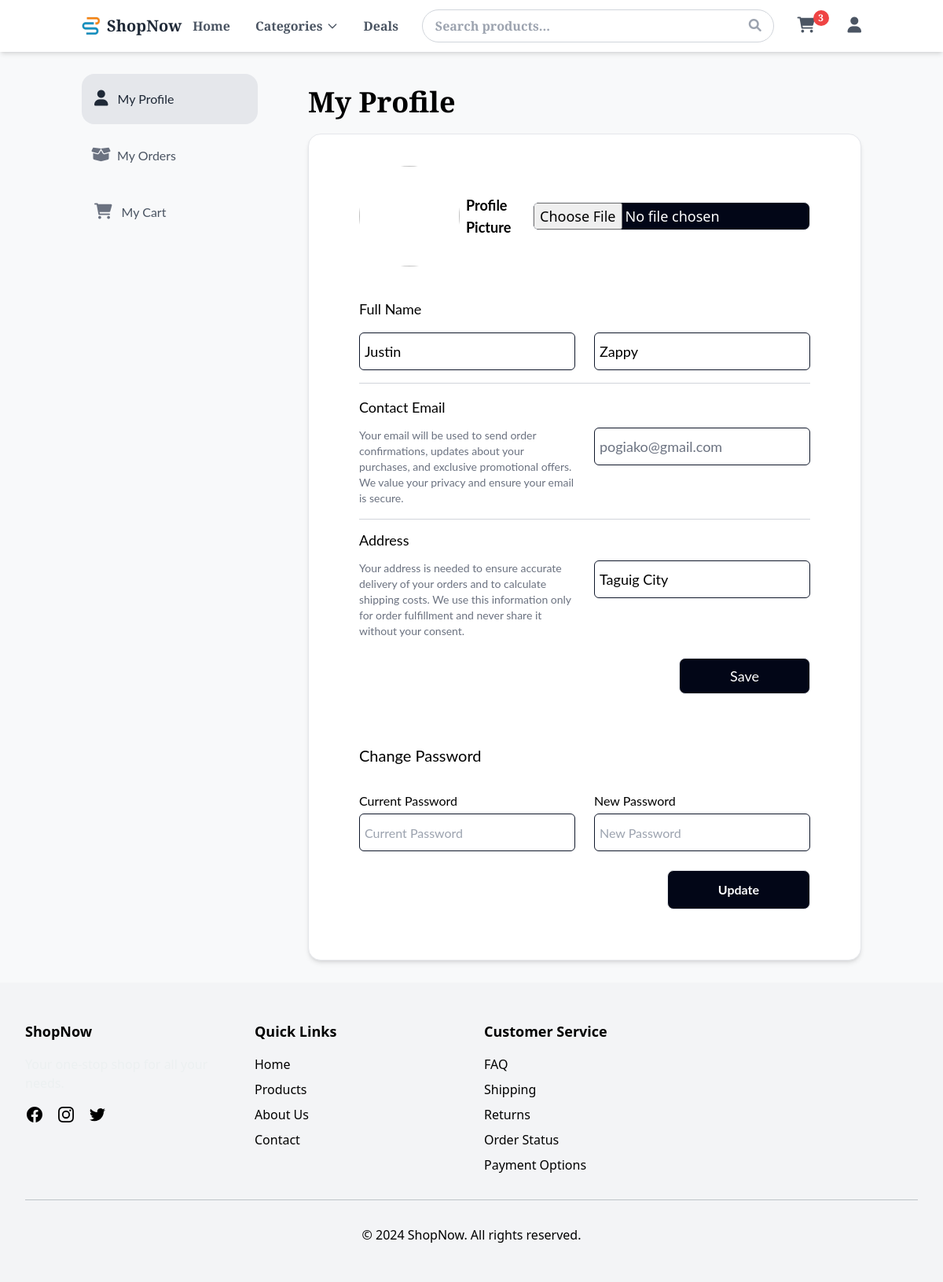
The page /profile/ (signed in) on the database as committed earlier.
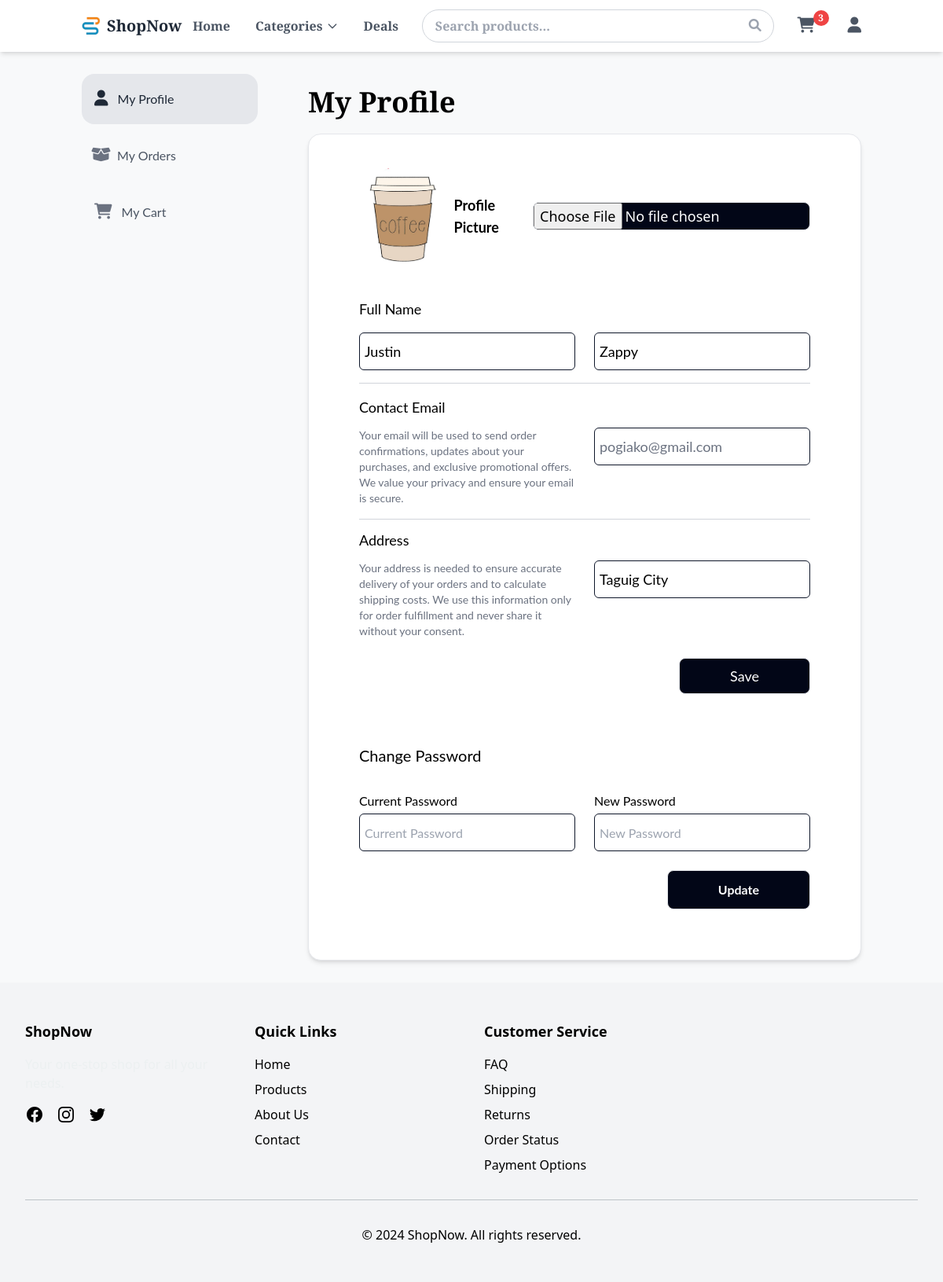
The same page on the database as committed later.
### main/models.py (models this page shows)
class User_info(models.Model):
    user_id = models.UUIDField(default=uuid.uuid4, editable=False, primary_key=True, unique=True)
    user_auth_credentials = models.ForeignKey(User, on_delete=models.CASCADE)
    user_firstName = models.CharField(max_length=50)
    user_lastName = models.CharField(max_length=50)
    user_address = models.CharField(max_length=250)
    user_profilePicture = models.ImageField(upload_to='./main/static/img/project_img', default=None, null=True, blank=True )
    user_is_admin = models.BooleanField(default=False)

### main/views.py (the view)
# urls.py: path('profile/', views.profile, name='profile'),
def profile(request):
    if request.user.is_authenticated:
        if request.method == 'POST':
            user = models.User_info.objects.get(user_auth_credentials = request.user)
            user.user_firstName = request.POST['first-name']
            user.user_lastName = request.POST['last-name']
            user.user_address = request.POST['address']
            user.save()
        user_info = models.User_info.objects.filter(user_auth_credentials = request.user)
        return render(request, 'main/views/profile.html', {'user_info' : user_info})
    else :
         return redirect('sign-in')

### main/templates/main/views/profile.html (shortened to what the changed rows need)
{% extends 'main/parts/base.html' %}
{% load static %}
{% block content %}
    <div class=" mx-auto container px-1 md:px-4 md:mt-7">
        <div class="w-full flex">
            <div class="w-full md:ml-16 mt-4">
                <h1 class="font-play-fair text-4xl font-bold">My Profile</h1>
                <div class="w-full bg-white shadow-md mt-5 rounded-2xl py-10 px-16 border flex flex-col">
                    <form action="/profile/" method="POST">
                    <div class="flex">
                        <div class="flex-1 justify-center">
                            <div class="flex h-fit">
                                {% if user_info.0.user_profilePicture %}
                                    <div class="w-32 h-32  rounded-full">
                                        <img src="{{ user_info.0.user_profilePicture.url }}" class="w-32 h-32 object-cover rounded-full" alt="">
                                    </div>
                                {% else %}
                                    <div class="w-32 h-32  rounded-full">
                                        <img src="https://static.vecteezy.com/system/resources/previews/003/715/527/non_2x/picture-profile-icon-male-icon-human-or-people-sign-and-symbol-vector.jpg" class="w-32 h-32  rounded-full" alt="">
                                    </div>
                                {% endif %}
                                <div class="h-full my-auto ml-2 font-lato font-bold text-lg">
                                    <h1>Profile Picture</h1>
                                </div>
                            </div>
                        </div>
                    </div>
                    <div class="mt-10 font-lato text-lg">
                        <div>
                            <h1>Full Name</h1>
                            <div class="w-full grid grid-cols-2 gap-x-6 mt-4">
                                <div>
                                    <input required type="text" name="first-name" class="w-full h-12 border rounded-md border-slate-900 font-lato pl-1.5" value="{{user_info.0.user_firstName}}" placeholder="First Name">
                                </div>
                                <div>
                                    <input required type="text" name="last-name" class="w-full h-12 border rounded-md border-slate-900 font-lato pl-1.5" value="{{user_info.0.user_lastName}}" placeholder="Last Name">
                                </div>
                            </div>
                        </div>
                        <div class="w-full mt-4">
                            <h1>Contact Email</h1>
                            <div class="mt-3 grid grid-cols-2 gap-x-6">
                                <p class="text-sm text-gray-500">Your email will be used to send order confirmations, updates about your purchases, and exclusive promotional offers. We value your privacy and ensure your email is secure.</p>
                                <input required type="text" name="email" readonly value="{{user_info.0.user_auth_credentials.username}}" placeholder="Email" class="w-full h-12 border rounded-md text-gray-500 border-slate-900 font-lato pl-1.5">
                            </div>
                        </div>
                        <div class="w-full mt-3">
                            <h1>Address</h1>
                            <div class="mt-3 grid grid-cols-2 gap-x-6">
                                <p class="text-sm text-gray-500">Your address is needed to ensure accurate delivery of your orders and to calculate shipping costs. We use this information only for order fulfillment and never share it without your consent.</p>
                                <input required type="text" name="address" value="{{user_info.0.user_address}}"   placeholder="Address" class="w-full h-12 border rounded-md border-slate-900 font-lato pl-1.5">
                            </div>
                        </div>
                    </div>
                    </form>
                    <h1 class="text-xl font-lato mt-10">Change Password</h1>
                    <form id="auth-form" action="/api/profile/update/password" method="POST">
                        <div class="w-full">
                            <div class="w-full grid grid-cols-2 mt-8 gap-x-6">
                                <div>
                                    <div class="flex">
                                        <h1 class="font-lato mb-1 mr-4">Current Password</h1> <h1 id="current_password_notif" class="text-red-500"></h1>
                                    </div>
                                </div>
                                <div>
                                    <div class="flex">
                                        <h1 class="font-lato mb-1 mr-4">New Password</h1> <h1 id="notif" class="text-red-500 hidden">Password must be at least 8 characters</h1>
                                    </div>
                                </div>
                            </div>
                        </div>
                    </form>
                </div>
            </div>
        </div>
    </div>
{% endblock %}

Rows that differ between the two databases and show on the page:
changed User_info "Justin": user_profilePicture: picture added
